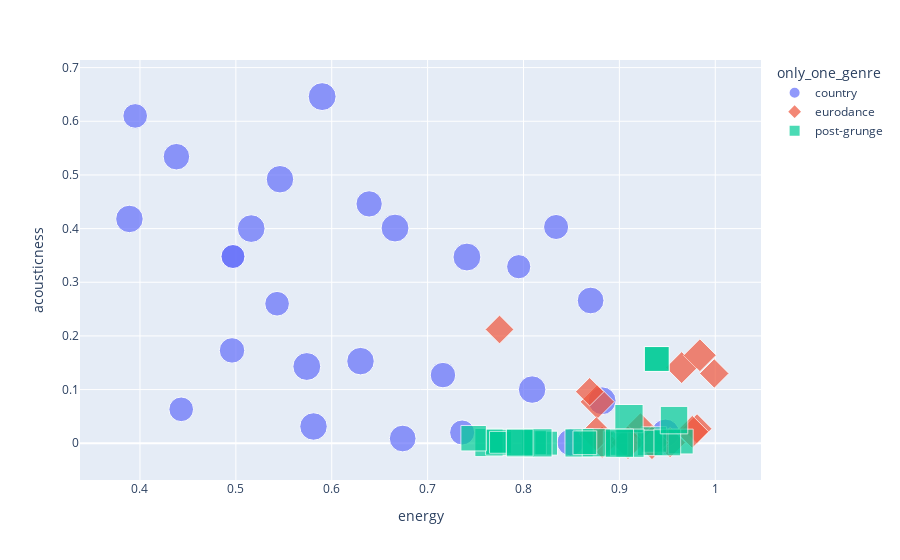

The notebook cell saved with this chart:
### Code cell
px.scatter(
    df[df.only_one_genre.isin(target_genres)],
    x="energy",
    y="acousticness",
    color="only_one_genre",
    size="artist_popularity",
    symbol="only_one_genre",
    hover_data=["artist_name", "track_name"],
)

### Figure 1 — Plotly figure (JSON) as saved in the notebook; plotly's stock layout.template omitted (floating-point values rounded to 4 significant figures)
{"data": [{"customdata": [["Faith Hill", "Breathe"], ["Lonestar", "Amazed"], ["LeAnn Rimes", "Can't Fight The Moonlight"], ["Lee Ann Womack", "I Hope You Dance"], ["LeAnn Rimes", "I Need You"], ["Faith Hill", "The Way You Love Me"], ["Lonestar", "I'm Already There"], ["The Chicks", "Landslide"], ["Tim McGraw", "Live Like You Were Dying"], ["Toby Keith", "As Good As I Once Was"], ["Rascal Flatts", "Life is a Highway"], ["Rascal Flatts", "What Hurts The Most"], ["Jason Aldean", "Big Green Tractor"], ["The Band Perry", "If I Die Young"], ["Sugarland", "Stuck Like Glue"], ["Eric Church", "Springsteen"], ["Jason Aldean", "Dirt Road Anthem"], ["The Band Perry", "If I Die Young"], ["Blake Shelton", "Honey Bee"], ["Lady A", "Just A Kiss"], ["Florida Georgia Line", "Cruise"], ["Thomas Rhett", "Die A Happy Man"], ["Florida Georgia Line", "H.O.L.Y."], ["Jason Aldean", "You Make It Easy"], ["Dan + Shay", "Tequila"], ["Florida Georgia Line", "Simple"], ["Dan + Shay", "10,000 Hours (with Justin Bieber)"], ["Kane Brown", "Good as You"]], "hovertemplate": "only_one_genre=country<br>energy=%{x}<br>acousticness=%{y}<br>artist_popularity=%{marker.size}<br>artist_name=%{customdata[0]}<br>track_name=%{customdata[1]}<extra></extra>", "legendgroup": "country", "marker": {"color": "#636efa", "size": [61, 57, 59, 57, 59, 61, 57, 66, 71, 67, 67, 67, 73, 54, 55, 71, 73, 54, 69, 65, 73, 71, 73, 73, 71, 73, 71, 72], "sizemode": "area", "sizeref": 0.1875, "symbol": "circle"}, "mode": "markers", "name": "country", "orientation": "v", "showlegend": true, "type": "scatter", "x": [0.496, 0.543, 0.834, 0.443, 0.736, 0.716, 0.395, 0.438, 0.546, 0.87, 0.952, 0.674, 0.59, 0.497, 0.795, 0.809, 0.741, 0.497, 0.849, 0.639, 0.948, 0.389, 0.666, 0.574, 0.581, 0.882, 0.63, 0.516], "xaxis": "x", "y": [0.173, 0.26, 0.403, 0.0632, 0.02, 0.127, 0.61, 0.534, 0.492, 0.266, 0.00324, 0.0088, 0.646, 0.348, 0.329, 0.1, 0.347, 0.348, 0.00167, 0.446, 0.0191, 0.418, 0.401, 0.143, 0.0312, 0.0791, 0.153, 0.4], "yaxis": "y"}, {"customdata": [["Alice Deejay", "Better Off Alone"], ["Gigi D'Agostino", "L'Amour Toujours"], ["Darude", "Sandstorm"], ["Gigi D'Agostino", "The Riddle"], ["Bomfunk MC's", "Freestyler"], ["Lasgo", "Something"], ["DJ Sammy", "Heaven"], ["Scooter", "The Logical Song"], ["Scooter", "Nessaja"], ["Ultrabeat", "Pretty Green Eyes - Radio Edit"], ["Special D.", "Come With Me - Radio Edit"], ["Infernal", "From Paris to Berlin"], ["Basshunter", "All I Ever Wanted - Radio Edit"], ["Basshunter", "Now You're Gone (feat. DJ Mental Theo's Bazzheadz) - Video Edit"]], "hovertemplate": "only_one_genre=eurodance<br>energy=%{x}<br>acousticness=%{y}<br>artist_popularity=%{marker.size}<br>artist_name=%{customdata[0]}<br>track_name=%{customdata[1]}<extra></extra>", "legendgroup": "eurodance", "marker": {"color": "#EF553B", "size": [58, 66, 57, 66, 49, 50, 52, 64, 64, 46, 48, 45, 60, 60], "sizemode": "area", "sizeref": 0.1875, "symbol": "diamond"}, "mode": "markers", "name": "eurodance", "orientation": "v", "showlegend": true, "type": "scatter", "x": [0.882, 0.877, 0.965, 0.876, 0.922, 0.981, 0.953, 0.934, 0.909, 0.775, 0.999, 0.869, 0.984, 0.976], "xaxis": "x", "y": [0.00181, 0.0771, 0.141, 0.0173, 0.0291, 0.0271, 0.0011, 0.00107, 0.00117, 0.212, 0.13, 0.096, 0.164, 0.0213], "yaxis": "y"}, {"customdata": [["Filter", "Take A Picture"], ["Fuel", "Hemorrhage (In My Hands)"], ["Nickelback", "How You Remind Me"], ["Alien Ant Farm", "Smooth Criminal"], ["Crazy Town", "Butterfly"], ["Staind", "It's Been Awhile"], ["Puddle Of Mudd", "She Hates Me"], ["Puddle Of Mudd", "Blurry"], ["Default", "Wasting My Time"], ["Trapt", "Headstrong"], ["Nickelback", "Someday"], ["Nickelback", "Photograph"], ["Nickelback", "Far Away"], ["Nickelback", "Savin' Me"], ["The Red Jumpsuit Apparatus", "Face Down"], ["Seether", "Fake It"], ["Finger Eleven", "Paralyzer"], ["Nickelback", "Rockstar"], ["Finger Eleven", "Paralyzer"], ["Saving Abel", "Addicted"], ["Skillet", "Monster"], ["Shinedown", "Second Chance"], ["Nickelback", "If Today Was Your Last Day"], ["Nickelback", "When We Stand Together"]], "hovertemplate": "only_one_genre=post-grunge<br>energy=%{x}<br>acousticness=%{y}<br>artist_popularity=%{marker.size}<br>artist_name=%{customdata[0]}<br>track_name=%{customdata[1]}<extra></extra>", "legendgroup": "post-grunge", "marker": {"color": "#00cc96", "size": [53, 54, 75, 58, 57, 63, 61, 61, 45, 56, 75, 75, 75, 75, 61, 67, 58, 75, 58, 53, 71, 68, 75, 75], "sizemode": "area", "sizeref": 0.1875, "symbol": "square"}, "mode": "markers", "name": "post-grunge", "orientation": "v", "showlegend": true, "type": "scatter", "x": [0.776, 0.823, 0.764, 0.964, 0.811, 0.774, 0.748, 0.936, 0.776, 0.896, 0.858, 0.876, 0.797, 0.815, 0.932, 0.95, 0.939, 0.91, 0.939, 0.864, 0.957, 0.796, 0.911, 0.9], "xaxis": "x", "y": [0.00147, 0.000144, 0.00135, 0.00316, 0.00132, 0.00189, 0.00935, 0.00691, 0.00171, 0.000172, 0.000616, 0.000932, 0.000681, 0.000731, 0.000665, 0.00141, 0.157, 0.0459, 0.157, 0.000821, 0.0431, 0.00107, 8.67e-05, 0.000102], "yaxis": "y"}], "layout": {"legend": {"itemsizing": "constant", "title": {"text": "only_one_genre"}, "tracegroupgap": 0}, "margin": {"t": 60}, "xaxis": {"anchor": "y", "domain": [0, 1], "title": {"text": "energy"}}, "yaxis": {"anchor": "x", "domain": [0, 1], "title": {"text": "acousticness"}}}}
